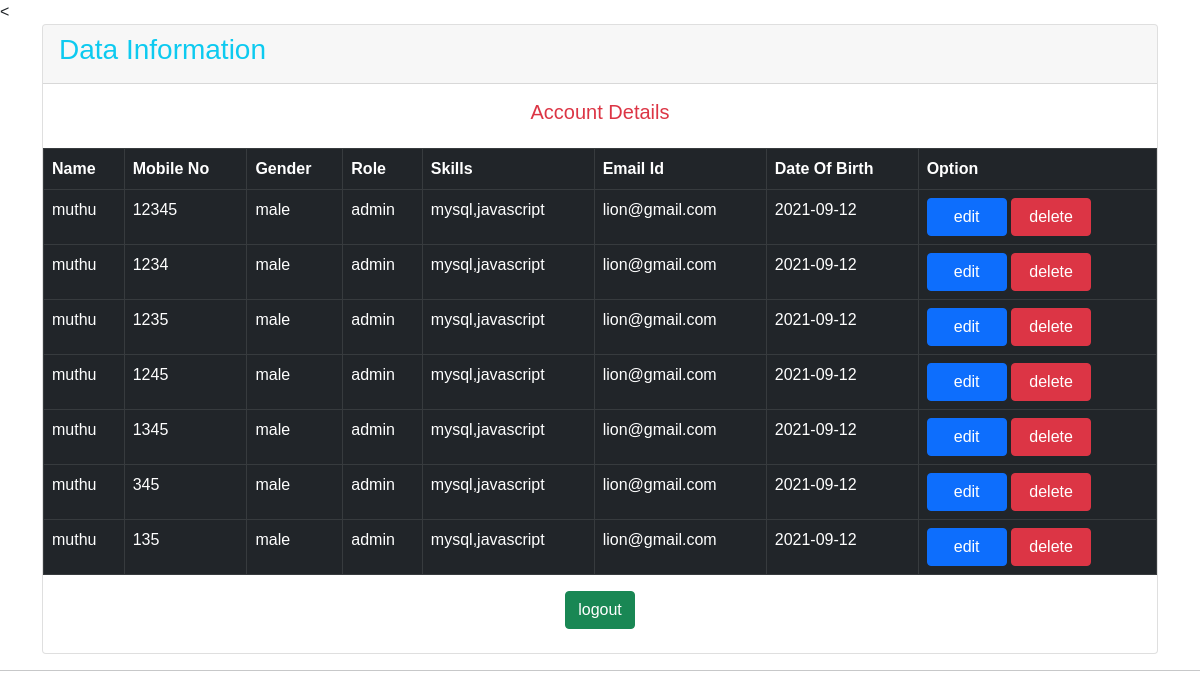
Page /adminhome.php on the committed database.
### tables this page shows
CREATE TABLE `register_form` (
  `id` int(11) NOT NULL,
  `user_name1` varchar(20) NOT NULL,
  `mobile_no` bigint(20) NOT NULL,
  `gender` enum('male','female','other') NOT NULL,
  `role` varchar(20) NOT NULL,
  `skill` varchar(50) NOT NULL,
  `email_id1` varchar(30) NOT NULL,
  `password` varchar(20) NOT NULL,
  `dob` date NOT NULL
);

### adminhome.php (the view, shortened to what this page needs)
<!DOCTYPE html>
<html lang="en">
<head>
    <link rel="stylesheet" href="bootstrap.min.css">
    <link rel="stylesheet" href="style.css">
</head>
<body class="admin">
<?php
    $host = "localhost";
    $dbusername = "root";
    $dbpassword = "1999";
    $dbname = "muthu";
    $conn =  mysqli_connect($host, $dbusername, $dbpassword, $dbname);
    $sql = "select * from register_form";
    $result = mysqli_query($conn,$sql);
      ?>
     <<div class="container">
    <div class="jumbotron">
        <div class="card">
            <div class="card-header  text-info">
                <h3>Data Information</h3>
            </div>
    <div class="card-body">
        <h5 class="card-title text-center text-danger">Account Details</h5>
    </div>
        <table class="table table-dark table-hover table-bordered">
        <thead>
        <tr>
              <th scope="col">Name</th>
              <th scope="col">Mobile No</th>
              <th scope="col">Gender</th>
              <th scope="col">Role</th>
              <th scope="col">Skills</th>
              <th scope="col">Email Id</th>
              <th scope="col">Date Of Birth</th>
              <th class="text-right">Option</th>
          </tr>
          </thead>
                <?php while($row=mysqli_fetch_assoc($result)):?>
                  <tr>
                      <td><?php echo $row['user_name1'];?></td>
                      <td><?php echo $row['mobile_no'];?></td>
                      <td><?php echo $row['gender'];?></td>
                      <td><?php echo $row['role'];?></td>
                      <td><?php echo $row['skill'];?></td>
                      <td><?php echo $row['email_id1'];?></td>
                      <td><?php echo $row['dob'];?></td>
                      <td class="text-right">
                          <a class="btn btn-primary badge-pill" style="width:80px" href="process.php?edit=<?php echo $row['id'];?>"class="btn btn-info">edit</a>
                          <a class="btn btn-danger badge-pill" style="width:80px" href="process.php?delete=<?php echo $row['id'];?>"class="btn btn-info">delete</a>
                    </td>
                  </tr>
                  <?php endwhile; ?>
              </table>
              <center><a href="logout.php" class="btn btn-success round">logout</a></center>
              <br>
              </div>
            </div>
          </div>
          <hr>
    </body>
</html>

### style.css (style rules this page uses)
.admin { margin: 0; padding: 0; background: url(191359.jpg)no-repeat center fixed; -webkit-background-size: cover; -moz-background-size: cover; -o-background-size: cover; font-family: sans-serif; }

### rows in the picture
register_form: user_name1 "muthu", mobile_no "12345", gender "male", role "admin", skill "mysql,javascript", email_id1 "lion@gmail.com", dob "2021-09-12"
register_form: user_name1 "muthu", mobile_no "1234", gender "male", role "admin", skill "mysql,javascript", email_id1 "lion@gmail.com", dob "2021-09-12"
register_form: user_name1 "muthu", mobile_no "1235", gender "male", role "admin", skill "mysql,javascript", email_id1 "lion@gmail.com", dob "2021-09-12"
register_form: user_name1 "muthu", mobile_no "1245", gender "male", role "admin", skill "mysql,javascript", email_id1 "lion@gmail.com", dob "2021-09-12"
register_form: user_name1 "muthu", mobile_no "1345", gender "male", role "admin", skill "mysql,javascript", email_id1 "lion@gmail.com", dob "2021-09-12"
register_form: user_name1 "muthu", mobile_no "345", gender "male", role "admin", skill "mysql,javascript", email_id1 "lion@gmail.com", dob "2021-09-12"
register_form: user_name1 "muthu", mobile_no "135", gender "male", role "admin", skill "mysql,javascript", email_id1 "lion@gmail.com", dob "2021-09-12"
